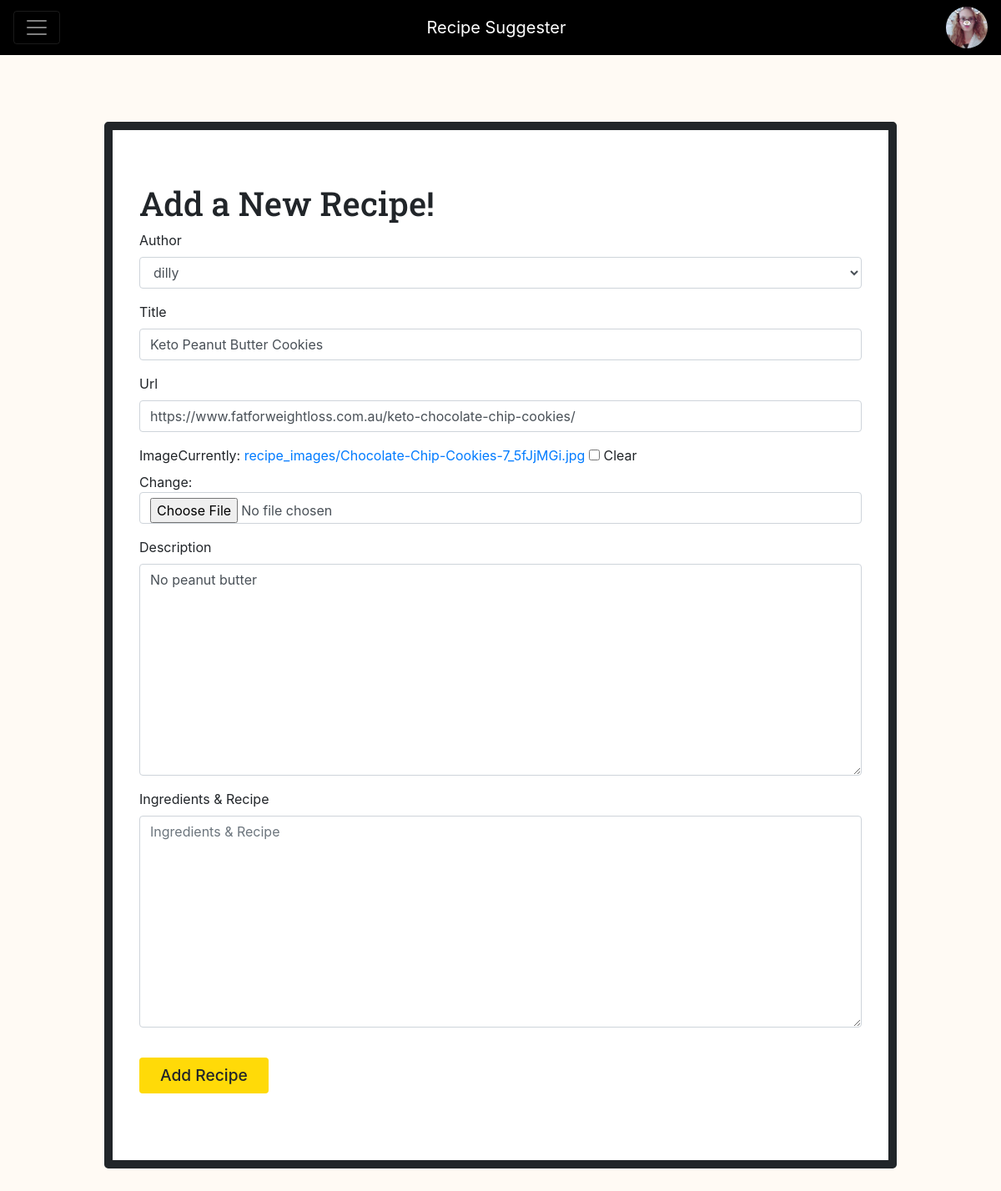
The app's page /recipe/29/edit/ (signed in) with its own data.
### recipe_app/models.py (models this page shows, shortened)
class UserProfileInfo(models.Model):
    user = models.OneToOneField(User, on_delete=models.CASCADE)
    profile_pic = models.ImageField(upload_to='images', blank=True)

class RecipePost(models.Model):
    author = models.ForeignKey('auth.User', on_delete=models.CASCADE)
    title = models.CharField(max_length=200)
    url = models.URLField(max_length=200, blank=True)
    image = models.ImageField(upload_to='recipe_images', blank=True)
    description = models.TextField(blank=True)
    ingredients = RichTextField(blank=True, null=True)
    create_date = models.DateTimeField(default=timezone.now())
    published_date = models.DateTimeField(blank=True, null=True)

### recipe_app/views.py (the view)
# urls.py: re_path(r'^recipe/(?P<pk>\d+)/edit/$', views.RecipePostUpdateView.as_view(), name='recipe_update'),
class RecipePostUpdateView(LoginRequiredMixin, UpdateView):
    login_url = '/login'
    redirect_field_name = 'recipe_app/recipepost_detail.html'
    form_class = RecipePostForm
    model = RecipePost

### recipe_app/forms.py
class RecipePostForm(forms.ModelForm):
    class Meta():
        model = RecipePost
        fields = ('author', 'title', 'url', 'image', 'description', 'ingredients')
        labels = {'ingredients': _('Ingredients & Recipe')}
        widgets = {
            'title': forms.TextInput(attrs={'class': 'textinputclass'}),
            'url': forms.URLInput(attrs={'class': 'textinputclass'}),
            'image': forms.ClearableFileInput(attrs={'class': 'imageinputclass'}),
            'description': forms.Textarea(attrs={'class': 'textinputclass'}),
            'ingredients': forms.Textarea(attrs={'class': 'textinputclass'}),
        }

### recipe_app/templates/recipe_app/recipepost_form.html (shortened to what this page needs)
{% extends 'recipe_app/base.html' %}
{% load bootstrap3 %}
{% block body_block %}
{% load static %}
<div class="container">
    <div class="jumbotron" id="add-recipe-form">
        <h1>Add a New Recipe!</h1>
        <form enctype="multipart/form-data" method="POST">
            <div class="form-group">
                {% bootstrap_form form %}
                <input type="submit" class="index-button" value="Add Recipe">
            </div>
        </form>
    </div>
</div>
{% endblock %}

### recipe_app/templates/recipe_app/base.html (shortened to what this page needs)
{% load static %}
<!DOCTYPE html>
<html lang="en">
<head>
    <link rel=stylesheet href="{% static 'css/index.css' %}" type="text/css">
    <link rel="stylesheet" href="https://stackpath.bootstrapcdn.com/bootstrap/4.4.1/css/bootstrap.min.css">
</head>
<body>
    <div class="pos-f-t">
      <nav id="base-nav" class="navbar navbar-dark">
        <button class="navbar-toggler" type="button" data-toggle="collapse" data-target="#navbarToggleExternalContent" aria-controls="navbarToggleExternalContent" aria-expanded="false" aria-label="Toggle navigation">
          <span class="navbar-toggler-icon"></span>
        </button>
        <a class="navbar-brand nav-item" href="{% url 'recipe_app:index' %}">Recipe Suggester</a>
          <ul class="nav navbar-nav navbar-right nav-item">
            {% if user.is_authenticated %}
                <li>
                    {% if user.userprofileinfo.profile_pic %}
                        <a><img src="{{user.userprofileinfo.profile_pic.url}}" alt="Avatar" class="avatar"></a>
                    {% else %}
                        <a class="nav-item">Welcome {{ user.username }}</a>
                    {% endif %}
                </li>
            {% endif %}
        </ul>
      </nav>
    </div>
    <div>
       {% block body_block %}
        {% endblock %}
    </div>
</body>
</html>

### recipe_app/static/css/index.css (style rules this page uses)
body { background-color: #fffaf4 !important; padding-bottom: 40px; }
.avatar { vertical-align: middle; width: 50px; height: 50px; border-radius: 50%; object-fit: cover; }
.index-button { display: inline-block; font-weight: 500; color: #212529; text-align: center; vertical-align: middle; cursor: pointer; -webkit-user-select: none; -moz-user-select: none; -ms-user-select: none; user-select: none; border: 1px solid transparent; padding: .375rem 1.5rem; font-size: 1.2rem; line-height: 1.5; border-radius: .25rem; transition: color .15s ease-in-out,background-color .15s ease-in-out,border-color .15s ease-in-out,box-shadow .15s ease-in-out; background-color: #ffda08; margin-top: 20px; }
#base-nav { background-color: black; color: white; }
.nav-item { color: white; text-decoration: none; }
h1 { font-family: 'Roboto Slab', serif; }
.imageinputclass { position: relative; padding-left: 15px; }
#add-recipe-form { background-color: white; margin: 80px; border: 10px solid; }

### records on screen
RecipePost: author "dilly", title "Keto Peanut Butter Cookies", url "https://www.fatforweightloss.com.au/keto-chocolate-chip-cookies/", description "No peanut butter"
